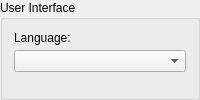
                <widget class="QGroupBox" name="userInterfaceGroupBox">
                 <property name="title">
                  <string>User Interface</string>
                 </property>
                 <layout class="QVBoxLayout" name="verticalLayout_6">
                  <item>
                   <layout class="QHBoxLayout" name="horizontalLayout_14">
                    <property name="spacing">
                     <number>18</number>
                    </property>
                    <item>
                     <widget class="QFrame" name="translationsFrame">
                      <property name="sizePolicy">
                       <sizepolicy hsizetype="Expanding" vsizetype="Expanding">
                        <horstretch>0</horstretch>
                        <verstretch>0</verstretch>
                       </sizepolicy>
                      </property>
                      <property name="toolTip">
                       <string>&lt;html&gt;&lt;head/&gt;&lt;body&gt;&lt;p&gt;The selected language will display after this window is closed and reopened.&lt;/p&gt;&lt;/body&gt;&lt;/html&gt;</string>
                      </property>
                      <layout class="QVBoxLayout" name="verticalLayout_26">
                       <property name="spacing">
                        <number>5</number>
                       </property>
                       <property name="leftMargin">
                        <number>0</number>
                       </property>
                       <property name="topMargin">
                        <number>0</number>
                       </property>
                       <property name="rightMargin">
                        <number>0</number>
                       </property>
                       <property name="bottomMargin">
                        <number>0</number>
                       </property>
                       <item>
                        <widget class="QLabel" name="translationsLabel">
                         <property name="enabled">
                          <bool>true</bool>
                         </property>
                         <property name="text">
                          <string>Language:</string>
                         </property>
                        </widget>
                       </item>
                       <item>
                        <widget class="QComboBox" name="translationsComboBox"/>
                       </item>
                       <item>
                        <spacer name="verticalSpacer_11">
                         <property name="orientation">
                          <enum>Qt::Orientation::Vertical</enum>
                         </property>
                         <property name="sizeHint" stdset="0">
                          <size>
                           <width>0</width>
                           <height>0</height>
                          </size>
                         </property>
                        </spacer>
                       </item>
                      </layout>
                     </widget>
                    </item>
                   </layout>
                  </item>
                 </layout>
                </widget>
